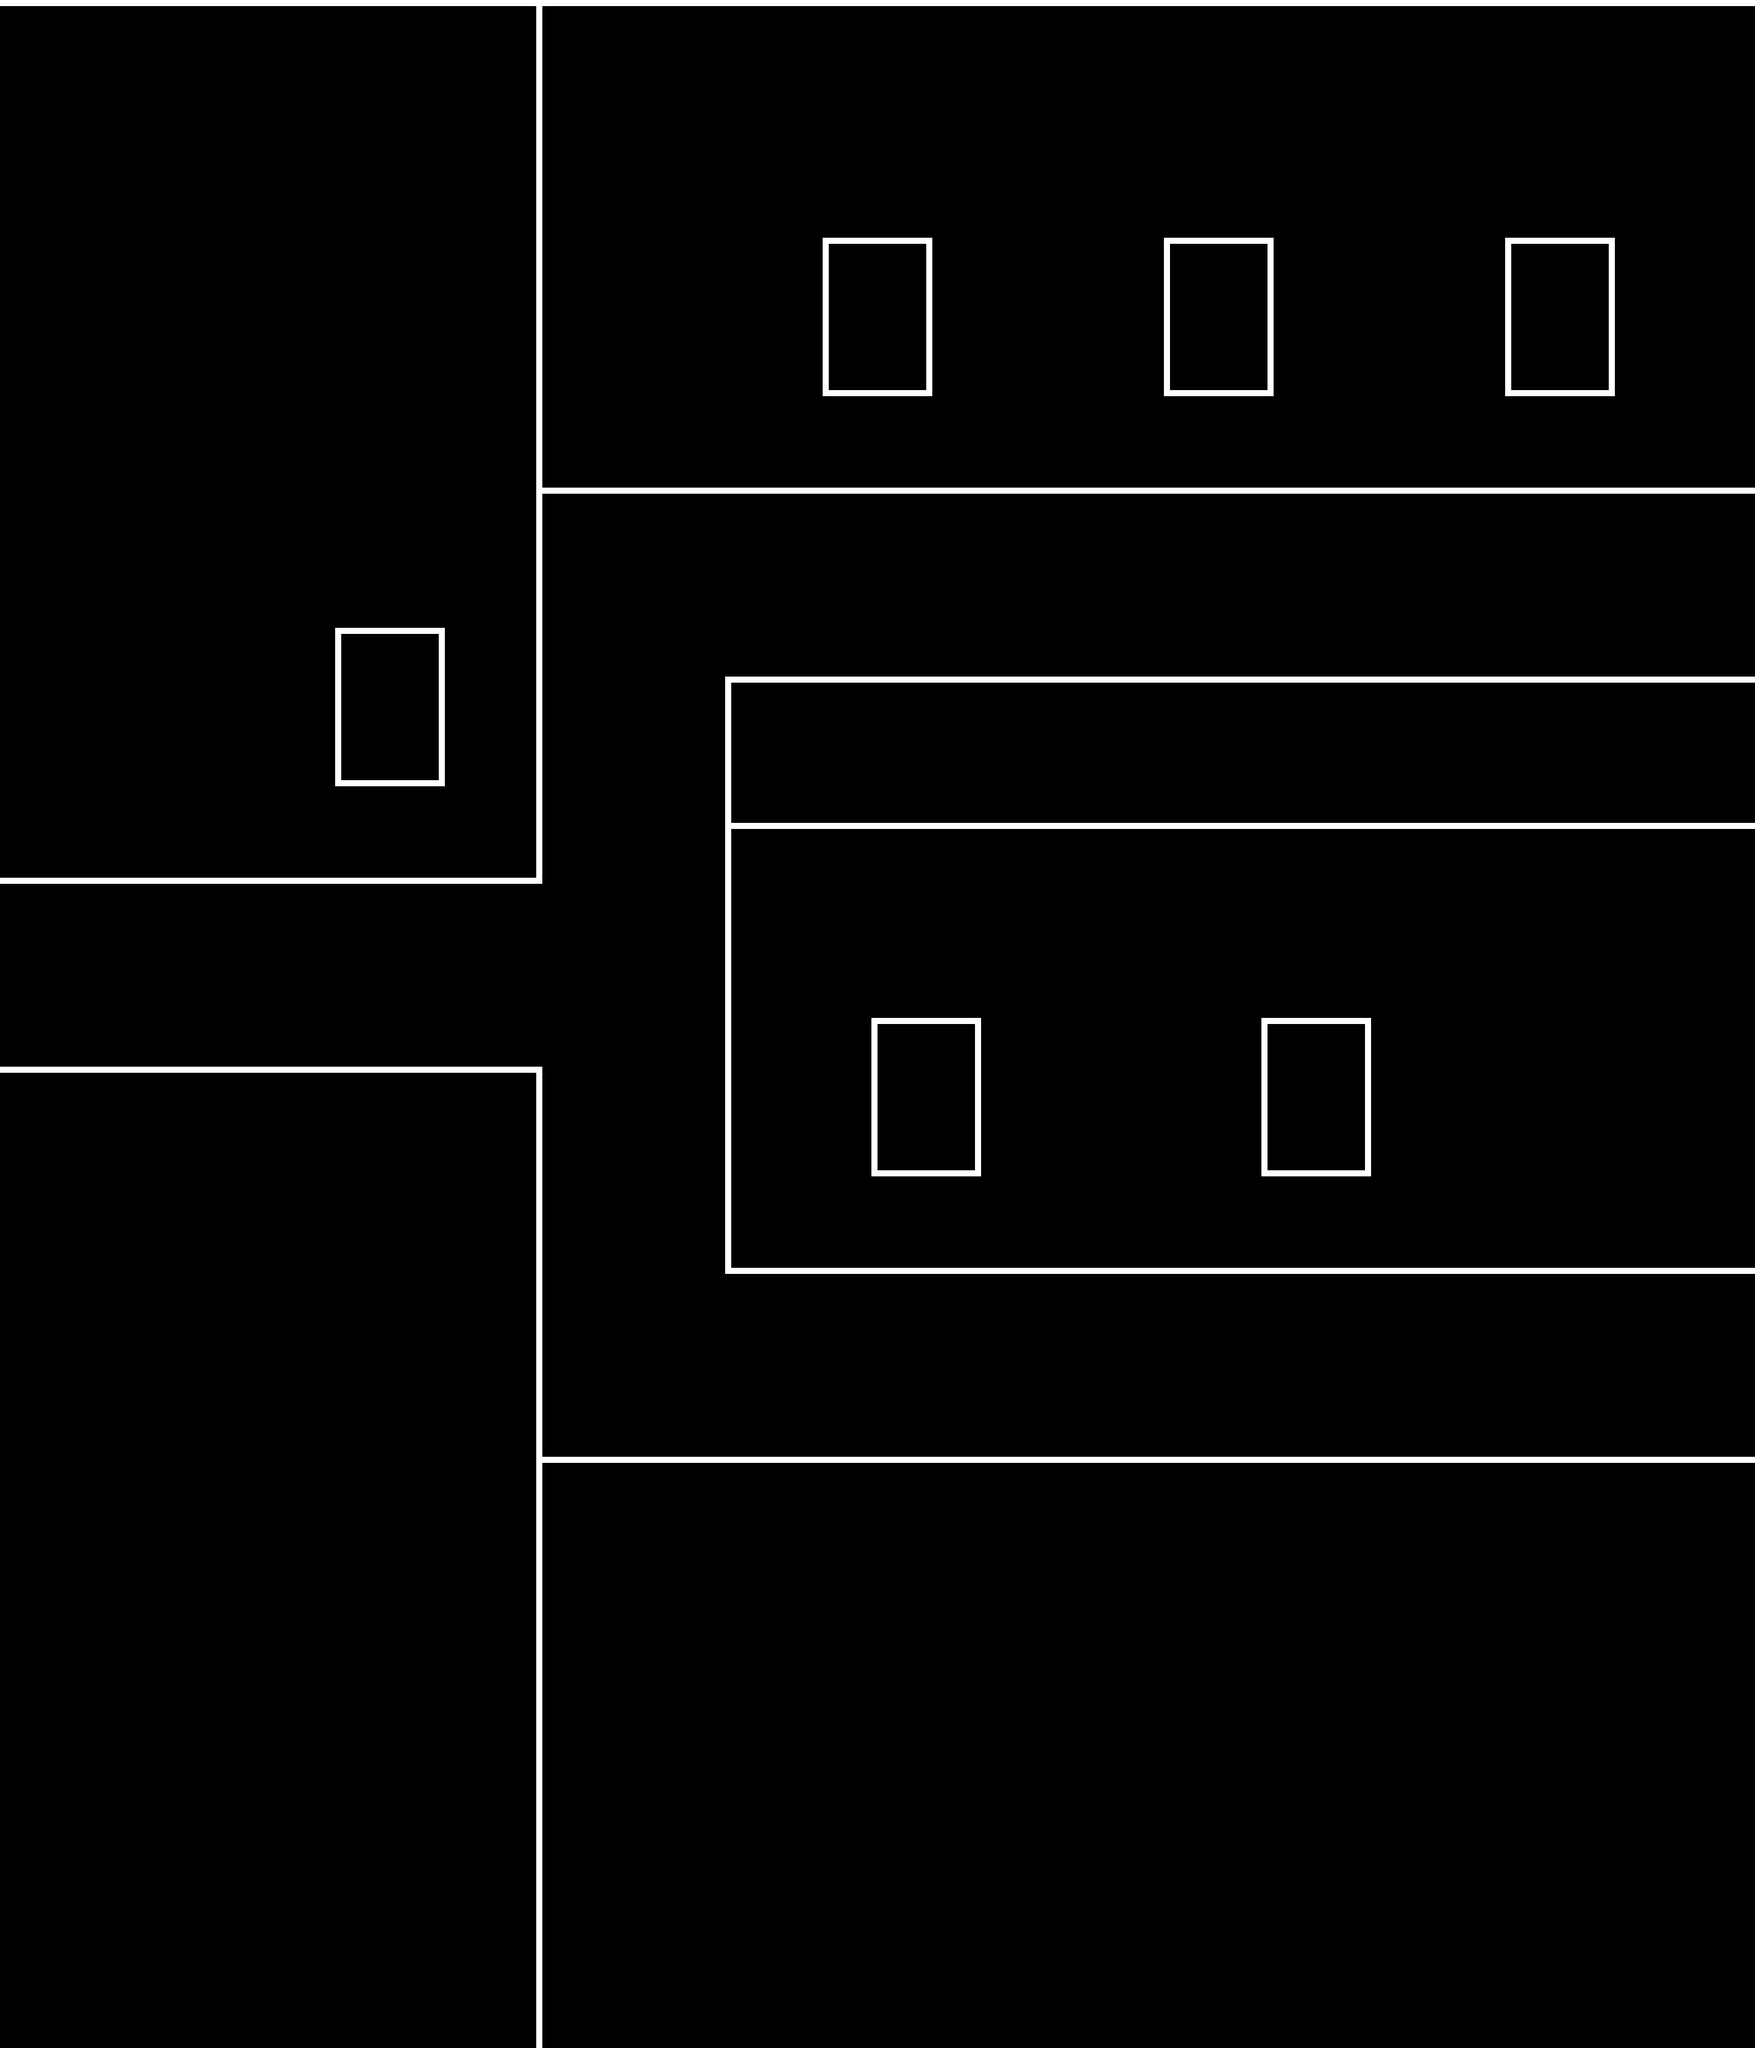

Below is a game level as drawn by its tile map, then a one-line description and the .tmx file that defines it, in full:
An orthogonal 36x42 tile map with 80x80 px tiles, 1 tile layer (Tile Layer 1) and 12 objects (9x Wall, 3x RoomTransition).

<map version="1.2" tiledversion="1.3.1" orientation="orthogonal" renderorder="right-down" compressionlevel="-1" width="36" height="42" tilewidth="80" tileheight="80" infinite="0" nextlayerid="3" nextobjectid="13">
 <tileset firstgid="1" source="Castle Bleck Tileset.tsx" />
 <layer id="1" name="Tile Layer 1" width="36" height="42">
  <data encoding="csv">
2,2,2,2,2,2,2,2,2,2,2,1,2,2,2,2,2,2,2,2,2,2,2,2,2,2,2,2,2,2,2,2,2,2,2,2,
7,7,7,7,7,7,7,7,7,7,7,6,7,7,7,7,7,7,7,7,7,7,7,7,7,7,7,7,7,7,7,7,7,7,7,7,
7,7,7,7,7,7,7,7,7,7,7,6,7,7,7,7,7,7,7,7,7,7,7,7,7,7,7,7,7,7,7,7,7,7,7,7,
7,7,7,7,7,7,7,7,7,7,7,6,7,7,7,7,7,7,7,7,7,7,7,7,7,7,7,7,7,7,7,7,7,7,7,7,
7,7,7,7,7,7,7,7,7,7,7,6,7,7,7,7,4,12,12,5,7,7,7,4,12,12,5,7,7,7,4,12,12,5,7,7,
7,7,7,7,7,7,7,7,7,7,7,6,7,7,7,7,8,0,0,6,7,7,7,8,0,0,6,7,7,7,8,0,0,6,7,7,
7,7,7,7,7,7,7,7,7,7,7,6,7,7,7,7,8,0,0,6,7,7,7,8,0,0,6,7,7,7,8,0,0,6,7,7,
7,7,7,7,7,7,7,7,7,7,7,6,7,7,7,7,8,0,0,6,7,7,7,8,0,0,6,7,7,7,8,0,0,6,7,7,
7,7,7,7,7,7,7,7,7,7,7,6,7,7,7,7,9,2,2,10,7,7,7,9,2,2,10,7,7,7,9,2,2,10,7,7,
7,7,7,7,7,7,7,7,7,7,7,6,7,7,7,7,7,7,7,7,7,7,7,7,7,7,7,7,7,7,7,7,7,7,7,7,
7,7,7,7,7,7,7,7,7,7,7,1,2,2,2,2,2,2,2,2,2,2,2,2,2,2,2,2,2,2,2,2,2,2,2,2,
7,7,7,7,7,7,7,7,7,7,7,6,7,7,7,7,7,7,7,7,7,7,7,7,7,7,7,7,7,7,7,7,7,7,7,7,
7,7,7,7,7,7,4,12,12,5,7,6,7,7,7,7,7,7,7,7,7,7,7,7,7,7,7,7,7,7,7,7,7,7,7,7,
7,7,7,7,7,7,8,0,0,6,7,6,7,7,4,12,12,12,12,12,12,12,12,12,12,12,12,12,12,12,12,12,12,12,12,12,
7,7,7,7,7,7,8,0,0,6,7,6,7,7,8,7,7,7,7,7,7,7,7,7,7,7,7,7,7,7,7,7,7,7,7,7,
7,7,7,7,7,7,8,0,0,6,7,6,7,7,8,7,7,7,7,7,7,7,7,7,7,7,7,7,7,7,7,7,7,7,7,7,
7,7,7,7,7,7,9,2,2,10,7,6,7,7,8,12,12,12,12,12,12,12,12,12,12,12,12,12,12,12,12,12,12,12,12,12,
7,7,7,7,7,7,7,7,7,7,7,6,7,7,8,7,7,7,7,7,7,7,7,7,7,7,7,7,7,7,7,7,7,7,7,7,
2,2,2,2,2,2,2,2,2,2,2,10,7,7,8,7,7,7,7,7,7,7,7,7,7,7,7,7,7,7,7,7,7,7,7,7,
7,7,7,7,7,7,7,7,7,7,7,7,7,7,8,7,7,7,7,7,7,7,7,7,7,7,7,7,7,7,7,7,7,7,7,7,
7,7,7,7,7,7,7,7,7,7,7,7,7,7,8,7,7,4,12,12,5,7,7,7,7,4,12,12,5,7,7,7,7,7,7,7,
12,12,12,12,12,12,12,12,12,12,12,5,7,7,8,7,7,8,0,0,6,7,7,7,7,8,0,0,6,7,7,7,7,7,7,7,
7,7,7,7,7,7,7,7,7,7,7,6,7,7,8,7,7,8,0,0,6,7,7,7,7,8,0,0,6,7,7,7,7,7,7,7,
7,7,7,7,7,7,7,7,7,7,7,6,7,7,8,7,7,8,0,0,6,7,7,7,7,8,0,0,6,7,7,7,7,7,7,7,
7,7,7,7,7,7,7,7,7,7,7,6,7,7,8,7,7,9,2,2,10,7,7,7,7,9,2,2,10,7,7,7,7,7,7,7,
7,7,7,7,7,7,7,7,7,7,7,6,7,7,8,7,7,7,7,7,7,7,7,7,7,7,7,7,7,7,7,7,7,7,7,7,
7,7,7,7,7,7,7,7,7,7,7,6,7,7,9,2,2,2,2,2,2,2,2,2,2,2,2,2,2,2,2,2,2,2,2,2,
7,7,7,7,7,7,7,7,7,7,7,6,7,7,7,7,7,7,7,7,7,7,7,7,7,7,7,7,7,7,7,7,7,7,7,7,
7,7,7,7,7,7,7,7,7,7,7,6,7,7,7,7,7,7,7,7,7,7,7,7,7,7,7,7,7,7,7,7,7,7,7,7,
7,7,7,7,7,7,7,7,7,7,7,11,12,12,12,12,12,12,12,12,12,12,12,12,12,12,12,12,12,12,12,12,12,12,12,12,
7,7,7,7,7,7,7,7,7,7,7,6,7,7,7,7,7,7,7,7,7,7,7,7,7,7,7,7,7,7,7,7,7,7,7,7,
7,7,7,7,7,7,7,7,7,7,7,6,7,7,7,7,7,7,7,7,7,7,7,7,7,7,7,7,7,7,7,7,7,7,7,7,
7,7,7,7,7,7,7,7,7,7,7,6,7,7,7,7,7,7,7,7,7,7,7,7,7,7,7,7,7,7,7,7,7,7,7,7,
7,7,7,7,7,7,7,7,7,7,7,6,7,7,7,7,7,7,7,7,7,7,7,7,7,7,7,7,7,7,7,7,7,7,7,7,
7,7,7,7,7,7,7,7,7,7,7,6,7,7,7,7,7,7,7,7,7,7,7,7,7,7,7,7,7,7,7,7,7,7,7,7,
7,7,7,7,7,7,7,7,7,7,7,6,7,7,7,7,7,7,7,7,7,7,7,7,7,7,7,7,7,7,7,7,7,7,7,7,
7,7,7,7,7,7,7,7,7,7,7,6,7,7,7,7,7,7,7,7,7,7,7,7,7,7,7,7,7,7,7,7,7,7,7,7,
7,7,7,7,7,7,7,7,7,7,7,6,7,7,7,7,7,7,7,7,7,7,7,7,7,7,7,7,7,7,7,7,7,7,7,7,
7,7,7,7,7,7,7,7,7,7,7,6,7,7,7,7,7,7,7,7,7,7,7,7,7,7,7,7,7,7,7,7,7,7,7,7,
7,7,7,7,7,7,7,7,7,7,7,6,7,7,7,7,7,7,7,7,7,7,7,7,7,7,7,7,7,7,7,7,7,7,7,7,
7,7,7,7,7,7,7,7,7,7,7,6,7,7,7,7,7,7,7,7,7,7,7,7,7,7,7,7,7,7,7,7,7,7,7,7,
7,7,7,7,7,7,7,7,7,7,7,6,7,7,7,7,7,7,7,7,7,7,7,7,7,7,7,7,7,7,7,7,7,7,7,7
</data>
 </layer>
 <objectgroup id="2" name="Object Layer 1">
  <object id="1" name="Wall" x="0" y="1360" width="880" height="80" />
  <object id="2" name="Wall" x="0" y="1760" width="880" height="80" />
  <object id="3" name="Wall" x="800" y="1840" width="80" height="560" />
  <object id="4" name="Wall" x="880" y="2400" width="2000" height="80" />
  <object id="5" name="Wall" x="1200" y="2000" width="1680" height="80" />
  <object id="6" name="Wall" x="1200" y="1120" width="80" height="880" />
  <object id="7" name="Wall" x="1280" y="1120" width="1600" height="80" />
  <object id="8" name="Wall" x="880" y="720" width="2000" height="80" />
  <object id="9" name="Wall" x="800" y="800" width="80" height="560" />
  <object id="10" name="RoomTransition" x="-40" y="1440" width="40" height="320">
   <properties>
    <property name="playerPosx" type="int" value="2130" />
    <property name="playerPosy" type="int" value="1350" />
    <property name="room" value="self.game.loadCastleBleckRoom1()" />
   </properties>
  </object>
  <object id="11" name="RoomTransition" x="2880" y="800" width="40" height="320">
   <properties>
    <property name="playerPosx" type="int" value="80" />
    <property name="playerPosy" type="int" value="1020" />
    <property name="room" value="self.game.loadCastleBleckRoom6()" />
   </properties>
  </object>
  <object id="12" name="RoomTransition" x="2880" y="2080" width="40" height="320">
   <properties>
    <property name="playerPosx" type="int" value="80" />
    <property name="playerPosy" type="int" value="2150" />
    <property name="room" value="self.game.loadCastleBleckRoom4()" />
   </properties>
  </object>
 </objectgroup>
</map>
